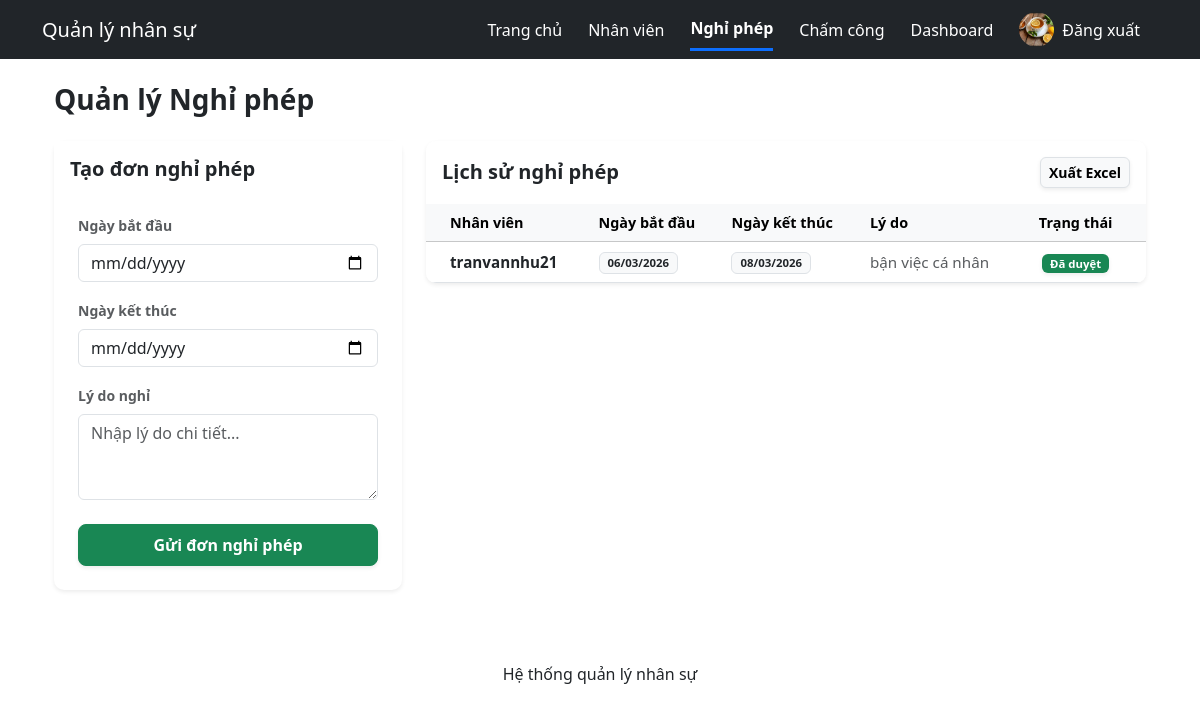
The app's page /leave/ (signed in), older data.
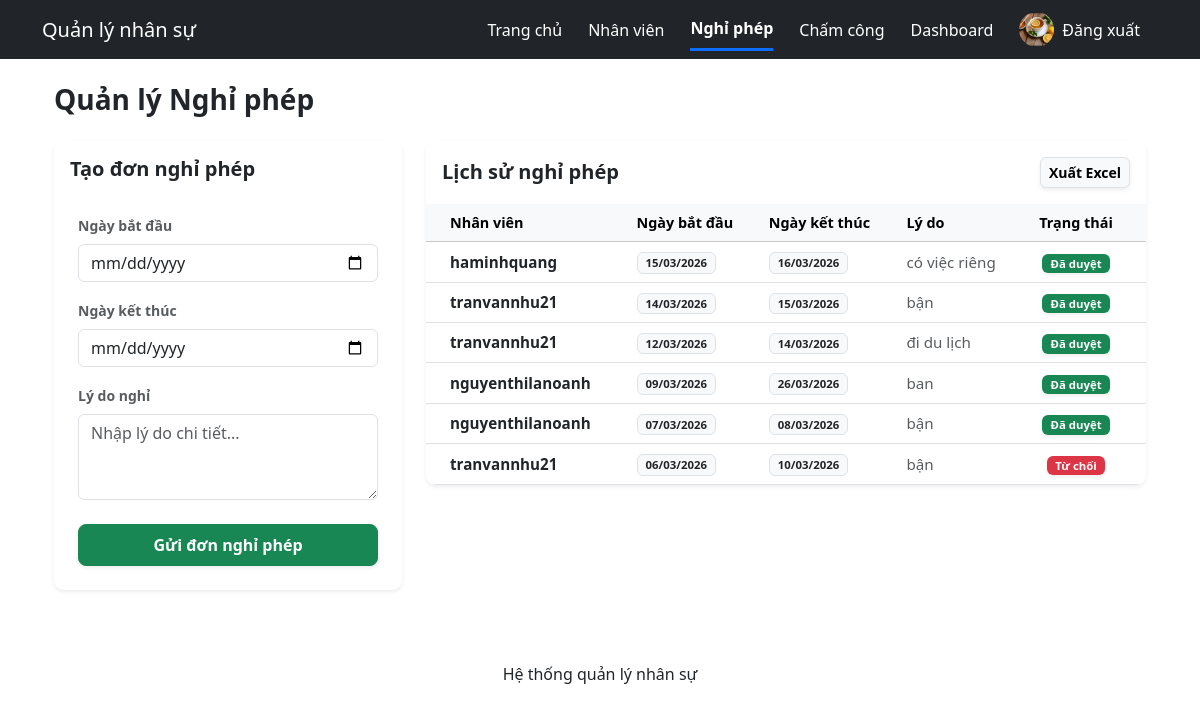
The same page, newer data.
### employees/models.py (models this page shows, shortened)
class LeaveRequest(models.Model):
    STATUS = (
        ('pending', 'Chờ duyệt'),
        ('approved', 'Đã duyệt'),
        ('rejected', 'Từ chối')
    )
    employee = models.ForeignKey(Employee, on_delete=models.CASCADE, verbose_name="Nhân viên")
    start_date = models.DateField("Ngày bắt đầu")
    end_date = models.DateField("Ngày kết thúc")
    reason = models.TextField("Lý do")
    status = models.CharField(
        "Trạng thái",
        max_length=20,
        choices=STATUS,
        default='pending'
    )
    class Meta:
        verbose_name = "Đơn nghỉ phép"
        verbose_name_plural = "Đơn nghỉ phép"

class Employee(models.Model):
    user = models.OneToOneField(User, on_delete=models.CASCADE, verbose_name="Tài khoản")
    department = models.ForeignKey(
        Department,
        on_delete=models.SET_NULL,
        null=True,
        verbose_name="Phòng ban"
    )
    position = models.ForeignKey(
        Position,
        on_delete=models.SET_NULL,
        null=True,
        verbose_name="Chức vụ"
    )
    phone = models.CharField("Số điện thoại", max_length=20)
    address = models.TextField("Địa chỉ")
    photo = models.ImageField("Ảnh nhân viên", upload_to='employees/', null=True, blank=True)
    class Meta:
        verbose_name = "Nhân viên"
        verbose_name_plural = "Nhân viên"

### employees/views.py (the view, shortened to what this page needs)
# urls.py: path('leave/',views.leave_request,name='leave'),
@login_required
def leave_request(request):
    employee = Employee.objects.get(user=request.user)
    leaves = LeaveRequest.objects.all().order_by('-start_date')
    return render(request,'leave_request.html',{
        'leaves': leaves
    })

### employees/templates/leave_request.html (shortened to what the changed rows need)
{% extends 'base.html' %}
{% block content %}
<div class="container-fluid mt-4">
    <div class="row">
        <div class="col-lg-8 mb-4">
            <div class="card shadow-sm border-0" style="border-radius: 10px; overflow: hidden;">
                <div class="table-responsive">
                    <table class="table table-hover align-middle mb-0">
                        <thead class="table-light text-muted" style="font-size: 0.9rem;">
                            <tr>
                                <th class="ps-4">Nhân viên</th>
                                <th>Ngày bắt đầu</th>
                                <th>Ngày kết thúc</th>
                                <th>Lý do</th>
                                <th class="text-center pe-4">Trạng thái</th>
                            </tr>
                        </thead>
                        <tbody style="font-size: 0.95rem;">
                            {% for l in leaves %}
                            <tr>
                                <td class="ps-4 fw-bold text-dark">{{ l.employee.user.username }}</td>
                                <td>
                                    <span class="badge bg-light text-dark border px-2 py-1">{{ l.start_date|date:"d/m/Y" }}</span>
                                </td>
                                <td>
                                    <span class="badge bg-light text-dark border px-2 py-1">{{ l.end_date|date:"d/m/Y" }}</span>
                                </td>
                                <td class="text-muted text-truncate" style="max-width: 150px;" title="{{ l.reason }}">
                                    {{ l.reason }}
                                </td>
                                <td class="text-center pe-4">
                                    {% if l.status == "pending" %}
                                        <span class="badge bg-warning text-dark shadow-sm px-2 py-1">Chờ duyệt</span>
                                    {% elif l.status == "approved" %}
                                        <span class="badge bg-success shadow-sm px-2 py-1">Đã duyệt</span>
                                    {% else %}
                                        <span class="badge bg-danger shadow-sm px-2 py-1">Từ chối</span>
                                    {% endif %}
                                </td>
                            </tr>
                            {% endfor %}
                        </tbody>
                    </table>
                </div>
            </div>
        </div>
    </div>
</div>
{% endblock %}

Row changes from the older to the newer data that the page shows:
removed LeaveRequest: employee.user.username "tranvannhu21", start_date "06/03/2026", end_date "08/03/2026", reason "bận việc cá nhân", status "Đã duyệt"
added LeaveRequest: employee.user.username "haminhquang", start_date "15/03/2026", end_date "16/03/2026", reason "có việc riêng", status "Đã duyệt"
added LeaveRequest: employee.user.username "tranvannhu21", start_date "14/03/2026", end_date "15/03/2026", reason "bận", status "Đã duyệt"
added LeaveRequest: employee.user.username "tranvannhu21", start_date "12/03/2026", end_date "14/03/2026", reason "đi du lịch", status "Đã duyệt"
added LeaveRequest: employee.user.username "nguyenthilanoanh", start_date "09/03/2026", end_date "26/03/2026", reason "ban", status "Đã duyệt"
added LeaveRequest: employee.user.username "nguyenthilanoanh", start_date "07/03/2026", end_date "08/03/2026", reason "bận", status "Đã duyệt"
added LeaveRequest: employee.user.username "tranvannhu21", start_date "06/03/2026", end_date "10/03/2026", reason "bận", status "Từ chối"
